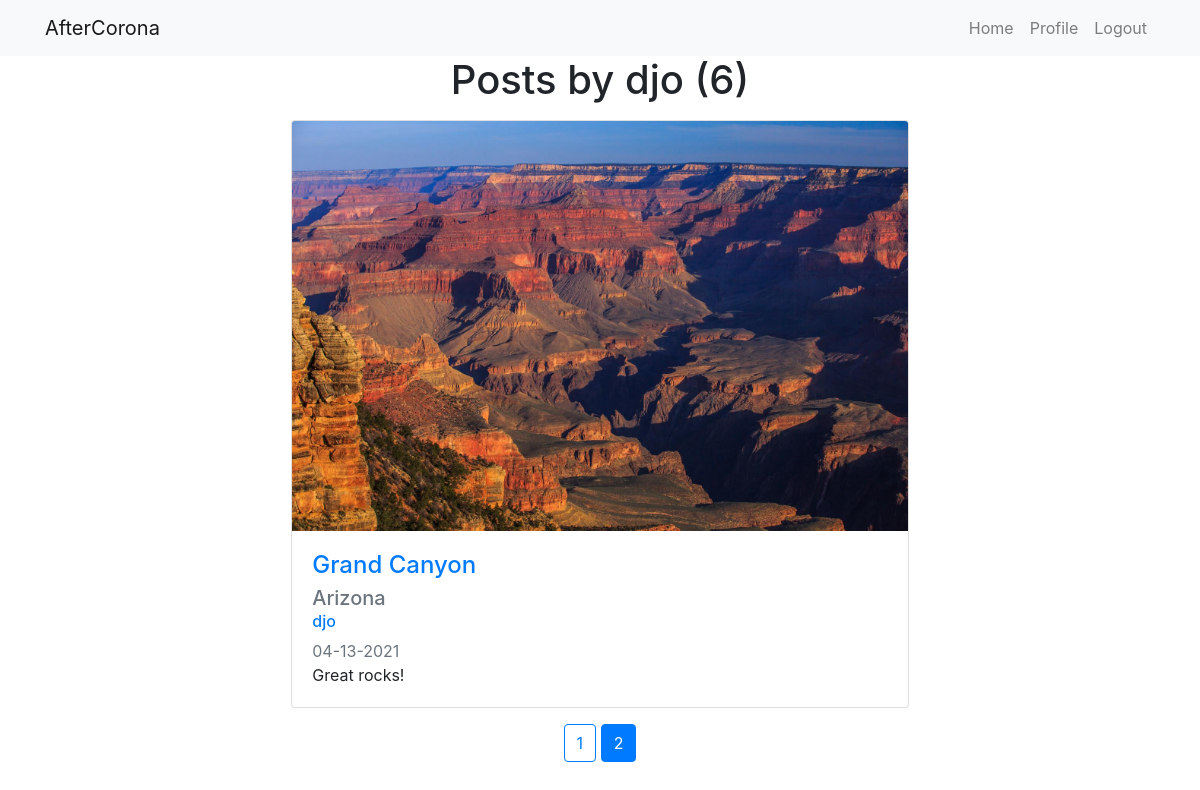
Page /user/djo?page=2 (signed in) on the committed database.
### app/models.py (models this page shows, shortened)
class User(db.Model, UserMixin):
    id = db.Column(db.Integer, primary_key=True)
    image = db.Column(db.String(50), nullable=False, default='default.jpeg')
    username = db.Column(db.String(20), unique=True, nullable=False)
    email = db.Column(db.String(50), unique=True, nullable=False)
    password = db.Column(db.String(50), nullable=False)
    posts = db.relationship('Post', backref='author', lazy=True)

class Post(db.Model):
    id = db.Column(db.Integer, primary_key=True)
    image = db.Column(db.String(50), nullable=False)
    place = db.Column(db.String(30), nullable=False)
    location = db.Column(db.String(50), nullable=False)
    created = db.Column(db.DateTime, nullable=False, default=datetime.utcnow)
    desc = db.Column(db.Text, nullable=False)
    user_id = db.Column(db.Integer, db.ForeignKey('user.id'), nullable=False)

### app/routes.py (the view)
@app.route('/user/<string:username>')
@login_required
def user_posts(username):
    page = request.args.get('page', 1, type=int)
    user = User.query.filter_by(username=username).first_or_404()
    posts = Post.query.filter_by(author=user).order_by(
        Post.created.desc()).paginate(page=page, per_page=5)
    return render_template('user_posts.html', posts=posts, user=user)

### app/models.py (called while the page is built)
@login_manager.user_loader
def load_user(user_id):
    return User.query.get(int(user_id))

### app/templates/user_posts.html
{% extends "layout.html" %}{% block title %} {{ user.username }} {% endblock %}
{% block content %}
<main role="main" class="container">
    <h1 class="mb-3 text-center">Posts by {{ user.username }} ({{ posts.total }})</h1>
    <div class="col-md-7 posts">
      {% for post in posts.items %}
      <div class="card post">
        <img src="{{ url_for(
            'static', filename='place_images/' + post.image) }}" class="card-img-top" alt="Post image">
        <div class="card-body">
          <h4 class="card-title"><a href="{{ url_for('post', post_id=post.id) }}">{{ post.place }}</a></h5>
          <h5 class="card-subtitle mb-2 text-muted">{{ post.location }}</h6>
          <h6 class="card-subtitle mb-2 text-muted"><a href="{{ url_for('user_posts', username=post.author.username) }}">{{ post.author.username }}</a></h6>
          <h7 class="card-subtitle mb-2 text-muted">{{ post.created.strftime('%m-%d-%Y') }}</h7>
          <p class="card-text">{{ post.desc }}</p>
        </div>
      </div>
      {% endfor %}
  </div>
  <div class="text-center">
{% for page_num in posts.iter_pages(left_edge=1, right_edge=1, left_current=1, right_current=2) %}
    {% if page_num %}
        {% if posts.page == page_num %}
            <a class="btn btn-primary mb-4" href="{{ url_for('user_posts', page=page_num, username=user.username) }}">{{ page_num }}</a>
        {% else %}
            <a class="btn btn-outline-primary mb-4" href="{{ url_for('user_posts', page=page_num, username=user.username) }}">{{ page_num }}</a>
        {% endif %}
    {% endif %}
{% endfor %}
</div>
  </main>
{% endblock content %}

### app/static/main.css (style rules this page uses)
.posts { margin: auto; }
.post { margin-top: 1rem; margin-bottom: 1rem; }

### rows in the picture
User: username "djo"
Post: image (picture), place "Grand Canyon", location "Arizona", author.username "djo", created "04-13-2021", desc "Great rocks!"

### other values in the picture
{{ posts.total }} "6"
{{ page_num }} "1"
{{ page_num }} "2"
